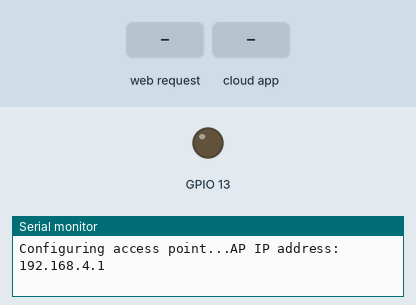
Simulated run of this sketch. Board: ESP8266 (NodeMCU). On the bench: output pins drawn as LEDs (lit = HIGH), the last lines printed to the serial monitor. Inputs (shaded band) come from the test bench. WiFi joins after 1.5 s; servers stay silent unless stated; the Firebase database answers and starts empty.

Above: at 2.2 s.
2.3 s: HTTP request GET /change received
5.3 s: the phone or cloud app sets LEDStatus to 1
At 6.5 s:
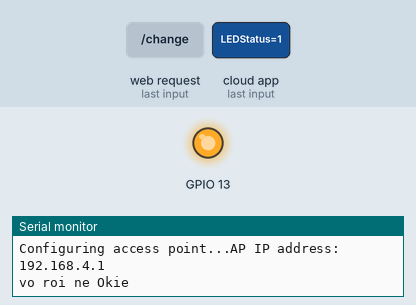
6.8 s: the phone or cloud app sets LEDStatus to 0
At 8.0 s:
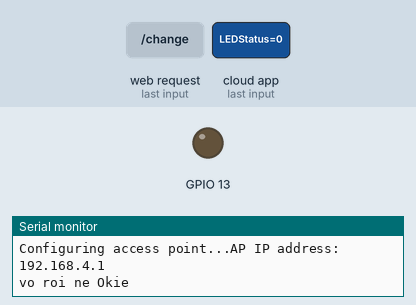
Timing chart, 0 to 9.8 s (numbered marks = the images above; inputs shaded):
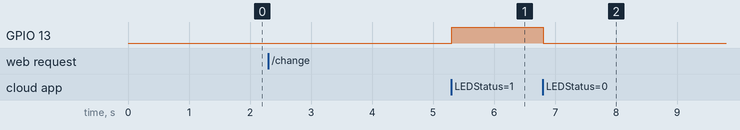

Measured:
- after the input at 5.3 s, GPIO 13: LOW → HIGH at once
- after the input at 6.8 s, GPIO 13: HIGH → LOW at once

The sketch:

Final_QLDA.ino
```cpp
#include <ESP8266WiFi.h>
#include <WiFiClient.h>
#include <ESP8266WebServer.h>
#include <Firebase.h>
#include <FirebaseArduino.h>

bool flag = false;
bool flag2 = false;
#define FIREBASE_HOST "smartlamp-2a6ac.firebaseio.com"
#define FIREBASE_AUTH ""
/* Set these to your desired credentials. */
const char *ssid = "nkansksdAS";
const char *password = "12345678";

ESP8266WebServer server(80);

/* Just a little test message.  Go to http://192.168.4.1 in a web browser
 * connected to this access point to see it.
 */

void setup() {
  pinMode(13,OUTPUT);
	delay(1000);
	Serial.begin(115200);
	Serial.println();
	Serial.print("Configuring access point...");
	/* You can remove the password parameter if you want the AP to be open. */
	WiFi.softAP(ssid, password);

	IPAddress myIP = WiFi.softAPIP();
	Serial.print("AP IP address: ");
	Serial.println(myIP);
    server.on("/change", []() {
    String ssid2 = server.arg("ssid");
    String password2 = server.arg("pass");
    Serial.print("vo roi ne ");
    WiFi.begin((const char*)ssid2.c_str(), (const char*)password2.c_str());
    server.send(200, "text/plain", "Connected to "+ ssid2);
  });
  WiFi.disconnect(true);
    server.begin();


}

void loop() {

  if(WiFi.status()== WL_CONNECTED && flag2 == false){
       Serial.println("Okie");
       Firebase.begin(FIREBASE_HOST, FIREBASE_AUTH);
       flag = true;
       flag2 = true;
    }
  if(flag == true){
        if(Firebase.getInt("/Pods-SI-234/LEDStatus")){
        digitalWrite(13,HIGH);
    }else
    {
      digitalWrite(13,LOW);
    }
  }
	server.handleClient();

}
```
